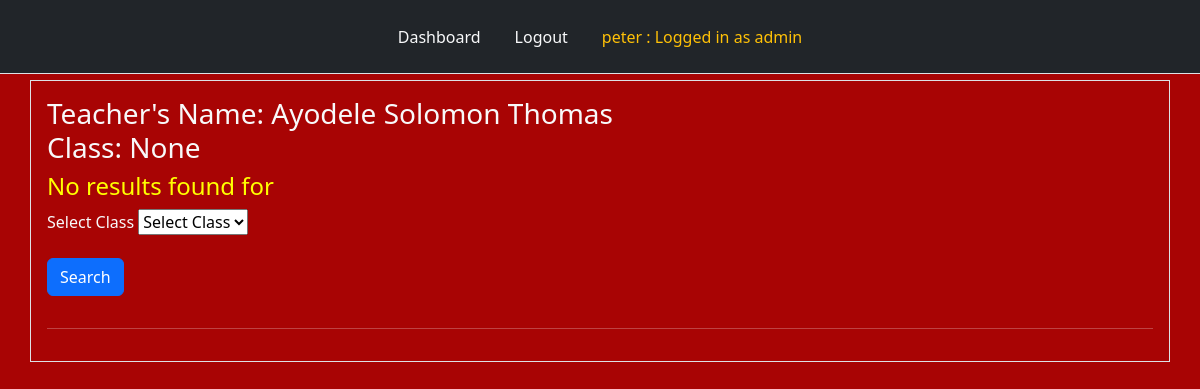
Screenshot of /results_teacher (signed in) with the database file from the repository.
### tables this page shows
CREATE TABLE users (
  id INTEGER PRIMARY KEY,
  name TEXT NOT NULL,
  fullname TEXT NOT NULL,
  password TEXT NOT NULL,
  role TEXT NOT NULL
);

### app.py (the view)
@app.route("/results_teacher", methods = ["POST", "GET"])
def results_teacher():
    user = get_current_user()
    db = connect_to_DB()
    klass = request.form.get('klass')
    teacher_name = user[1]
    teacher_fullname = user[2]
    user_cursor = db.execute("SELECT * FROM completed WHERE teacher_name = ? AND klass = ?", [teacher_name, klass])
    results_teacher = user_cursor.fetchall()
    if not results_teacher:
        if klass != "None":
            message = "No results found for "
        else:
            message = ""
    else:
        message = ""
    return render_template("results_teacher.html", user=user, results_teacher=results_teacher, message=message, klass=klass, teacher_fullname = teacher_fullname)

### app.py (called while the page is built)
@app.teardown_appcontext
def close_database(error):
    if hasattr(g, "app_database_db"):
        g.app_database_db.close()

def get_current_user():
    user_result = None
    if 'user' in session:
        user = session['user']
        db = getDatabase()
        student_cursor = db.execute("SELECT * FROM students WHERE name = ?", [user])
        student_result = student_cursor.fetchone()
        if student_result:
            user_result = student_result
        else:
            user_cursor = db.execute("SELECT * FROM users WHERE name = ?", [user])
            user_result = user_cursor.fetchone()
    return user_result

### database.py (called while the page is built)
def connect_to_DB():
    current_dir = os.path.dirname(os.path.abspath(__file__))
    db_file = os.path.join(current_dir, "app_database.db")
    sql = sqlite3.connect(db_file)
    sql.row_factory = sqlite3.Row
    return sql

def getDatabase():
    if not hasattr(g, "app_database_db"):
        g.app_database_db = connect_to_DB()
    return g.app_database_db

### templates/results_teacher.html (shortened to what this page needs)
{% from "nav.html" import links %}
<!doctype html>
<html lang="en">
  <head>
    <link href="https://cdn.jsdelivr.net/npm/bootstrap@5.2.3/dist/css/bootstrap.min.css" rel="stylesheet">
    <link rel="stylesheet" type="text/css" href="{{ url_for('static', filename = 'style.css') }}"
  </head>
  <body>
        <div class="header mb-2">
            {{ links(user) }}
        </div>
        <div class="question container border text-light p-3">
          <h3>
            Teacher's Name: {{ teacher_fullname }} <br> Class: {{ klass }}
          </h3>
          {% if message %}
            <h4 style="color: yellow">{{ message }}</h4>
          {% endif %}
          <form action="/results_teacher" method="POST">
            <div class="mb-3">
                <label for="role" class="form-label">Select Class</label>
                <select name="klass" id="klass" class="custom-select">
                  <option name="klass" value="">Select Class</option>
                </select>
             </div>
              <button type="submit" class="btn btn-primary mb-3">
                Search
              </button>
            </form>
          <hr style="color: white"/>
        </div>
  </body>
</html>

### templates/nav.html (shortened to what this page needs)
{% macro links(user) %}
<ul class="nav nav-tabs p-3 bg-dark justify-content-center position-fixed" style="top: 0; width: 100%; z-index: 9999;">
    {% if user %}
    <li class="nav-item">
        <a class="nav-link text-light" href="{{ url_for('dashboard') }}">Dashboard</a>
    </li>
    <li class="nav-item">
        <a class="nav-link text-light" href="{{ url_for('logout') }}">Logout</a>
    </li>
    {% endif %}
    {% if user %}
        <li class="nav-item">
            <a class="nav-link text-warning" href="{{ url_for('dashboard') }}">
                {{ user['name'] }} : Logged in as
                {% if user['klass'] in ["KG1", "KG2", "NUR1", "NUR2", "PRY1", "PRY2", "PRY3", "PRY4", "PRY5", "PRY6"] %}
                    student
                {% else %}
                    {{ user['role'] }}
                {% endif %}
            </a>
        </li>
    {% endif %}
</ul>
{% endmacro %}

### static/style.css (style rules this page uses)
body { background-color: rgb(168, 4, 4); margin-top: 80px; }

### rows the page displays
users: name "peter", role "admin", fullname "Ayodele Solomon Thomas"

### other values shown
{{ klass }} "None"
{{ message }} "No results found for"
